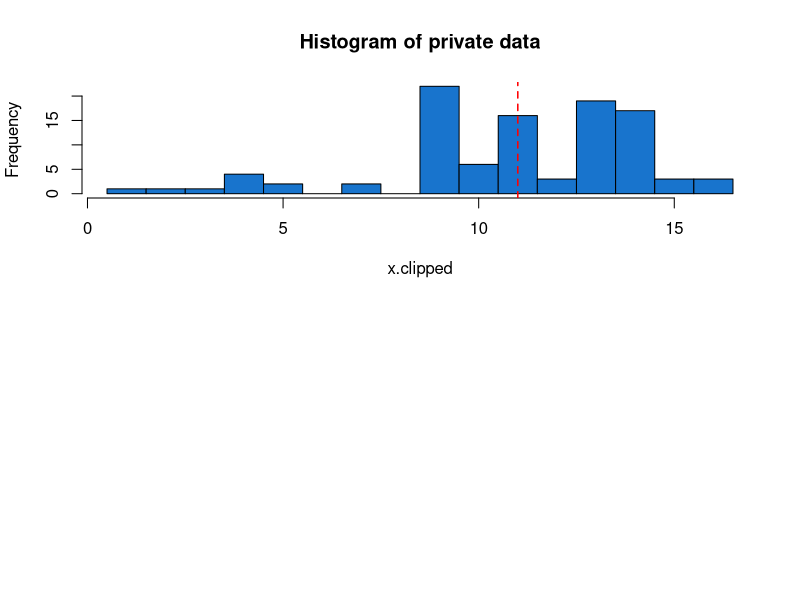

Write R code to recreate this figure. (Note: this script raises an error after producing the figure.)
##
##  exponentialMechanism.r
##
##  demonstrate exponential mechanism on release of medians
##
##  jH 2019.2.28
##

rm(list=ls())		# Remove any objects in memory
par(mfrow=c(1,1))   # Rebuild fresh plot window, if previously divided

#### Parameters ####

set.seed(1234)
n.sims <- 2000

## Bound/Censor/Clip a variable to a range
clip <- function(x, lower, upper){
	x.clipped <- x
	x.clipped[x.clipped<lower] <- lower
	x.clipped[x.clipped>upper] <- upper
	return(x.clipped)	
}

## Sample with replacement from a vector
bootstrap <- function(x, y=NULL, n){
	index <- sample(x=1:length(x), size=n, replace=TRUE) 

	if(is.null(y)){
		return(x[index])
	}else{
		return(list(x=x[index], y=y[index]))
	}
}

## Load the data

library("foreign")
PUMSdata <- read.csv(file="../../data/FultonPUMS5full.csv")   
data <- PUMSdata$educ    		# variable for means
populationTrue <- median(data)



medianRelease <- function(x, lower, upper, nbins=0, epsilon){
	n <- length(x)
	if(nbins==0){
		bins <- floor(lower):ceiling(upper)    # For integers, this is just lower:upper
        nbins <- length(bins)
    }
	x.clipped <- clip(x, lower, upper)
    sensitiveValue <- median(x)

	quality <- rep(NA, nbins)
	for(i in 1:length(quality)){
		quality[i] <- quality[i] <- min( sum(x.clipped<=bins[i]), sum(x.clipped>=bins[i]) )  # This is the missing piece developed in lecture
	}
	likelihoods <- exp(epsilon * quality) / 2
	probabilities <- likelihoods/sum(likelihoods)
    
    flag <- runif(n=1, min=0, max=1) < cumsum(probabilities) # See also rmultinom()
    DPrelease <- min(bins[flag]) 

    return(list(release=DPrelease, true=sensitiveValue))
}

## Show repeated releases on one sample of data

sample.index <- sample(1:length(data), size=100, replace=FALSE)
x <- data[sample.index]

history <- rep(NA, n.sims)
for(i in 1:n.sims){
	history[i] <- medianRelease(x=x, lower=1, upper=16, epsilon=1)$release
}

par(mfcol=c(2,1))
x.clipped <- clip(x, lower=1, upper=16)
hist(x.clipped, breaks=(1:17 -0.5), col="dodgerblue3", main="Histogram of private data")
abline(v=median(x.clipped), col="red", lwd=1.5, lty=2)
dev.copy2pdf(file="./figs/medianExampleDataDist.pdf")

hist(history, breaks=(1:17 -0.5), col="dodgerblue3", main="Histogram of released DP medians")
dev.copy2pdf(file="./figs/medianExample.pdf")


## Simulate the exponential mechanism across bootstrapped datasets to see utility									

my.seq <- seq(from=log10(50), to=log10(1000), length=20)  	# make evenly spaced in logarithmic space
n.seq  <- round(10^my.seq)                                 	# round to integers

my.seq <- seq(from=log10(1), to=log10(0.01), length=5)     	# make evenly spaced in logarithmic space
ep.seq <- round(10^my.seq * 100) /100						# round to two decimal places

rawhistory <- matrix(NA, nrow=length(n.seq)*length(ep.seq)*n.sims, ncol=4)  # matrix to store results
agghistory <- matrix(NA, nrow=length(n.seq)*length(ep.seq), ncol=4)         # matrix to store results
rawcount <- 0												# counter															
aggcount <- 0                                               # counter

for(i in 1:length(n.seq)){
	for(j in 1:length(ep.seq)){
		error <- utility <- NULL
		aggcount <- aggcount + 1
		for(k in 1:n.sims){
			rawcount <- rawcount + 1

			## Median release
			bootdata <- bootstrap(x=data, n=n.seq[i])
			DPmedian <- medianRelease(x=bootdata, lower=1, upper=16, epsilon=ep.seq[j])
			release <- DPmedian$release
			sampleTrue <- DPmedian$true

			error <- c(error, sampleTrue - release)
			utility <- c(utility, min( sum(bootdata<=release), sum(bootdata>=release)) )

			rawhistory[rawcount, 1] <- n.seq[i]
			rawhistory[rawcount, 2] <- ep.seq[j]
			rawhistory[rawcount, 3] <- release
			rawhistory[rawcount, 4] <- sampleTrue

		}
		agghistory[aggcount, 1] <- n.seq[i]
		agghistory[aggcount, 2] <- ep.seq[j]
		agghistory[aggcount, 3] <- sqrt( mean( (error)^2 ) )  # RMSE
		agghistory[aggcount, 4] <- mean(utility/n.seq[i])
	}
}



## Graphs for plotting results in terms of RMSE and utilty

par(mfrow=c(2,2))
color.palette<-rainbow(length(ep.seq), start=.7, end=.1)   # This creates a sequence of colors to use in subsequent plots, as in showchisq.r


for(j in 1:length(ep.seq)){
	flag <- agghistory[,2] == ep.seq[j]
	subhistory <- agghistory[flag,]

	allylim <- c(0, max(agghistory[,3]))

	if(j==1){
		plot(subhistory[,1],subhistory[,3], ylim=allylim, type="l", col=color.palette[j], xlab="N", ylab="RMSE")
	}else{
		lines(subhistory[,1],subhistory[,3], col=color.palette[j])
	}
}

tiny <- 0.00001
for(j in 1:length(ep.seq)){
	flag <- agghistory[,2] == ep.seq[j]
	subhistory <- agghistory[flag,]

	allylim <- c(min(agghistory[,3])+tiny, max(agghistory[,3]))

	xloc <- round(length(n.seq)*0.3)

	if(j==1){
		plot(subhistory[,1],subhistory[,3]+tiny, ylim=allylim, type="l", log = "y", col=color.palette[j], xlab="N", ylab="RMSE")
		text(x=subhistory[xloc,1], y=subhistory[xloc,3]+tiny, label=  bquote(paste(epsilon == .(ep.seq[j]))), col=color.palette[j], pos=4)
	}else{
		lines(subhistory[,1],subhistory[,3]+tiny, col=color.palette[j])
		text(x=subhistory[xloc,1], y=subhistory[xloc,3]+tiny, label=  bquote(paste(epsilon == .(ep.seq[j]))), col=color.palette[j], pos=4) 
	}

}

for(j in 1:length(ep.seq)){
	flag <- agghistory[,2] == ep.seq[j]
	subhistory <- agghistory[flag,]

	allylim <- c(0, max(agghistory[,4]))

	if(j==1){
		plot(subhistory[,1],subhistory[,4], ylim=allylim, type="l", col=color.palette[j], xlab="N", ylab="Utility/n")
	}else{
		lines(subhistory[,1],subhistory[,4], col=color.palette[j])
	}
}
abline(h=0.5, lty=2)


for(j in 1:length(ep.seq)){
	flag <- agghistory[,2] == ep.seq[j]
	subhistory <- agghistory[flag,]

	allylim <- c(min(agghistory[,4]), max(agghistory[,4]))

	xloc <- round(length(n.seq)*0.3)

	if(j==1){
		plot(subhistory[,1],subhistory[,4], ylim=allylim, type="l", log = "y", col=color.palette[j], xlab="N", ylab="Utility/n")
		text(x=subhistory[xloc,1], y=subhistory[xloc,4], label=  bquote(paste(epsilon == .(ep.seq[j]))), col=color.palette[j], pos=4)
	}else{
		lines(subhistory[,1],subhistory[,4], col=color.palette[j])
		text(x=subhistory[xloc,1], y=subhistory[xloc,4], label=  bquote(paste(epsilon == .(ep.seq[j]))), col=color.palette[j], pos=4) 
	}

}
abline(h=0.5, lty=2)

dev.copy2pdf(file="./figs/medianRelease.pdf")

